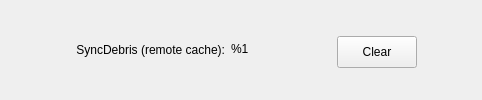
        <widget class="QWidget" name="gSyncDebris" native="true">
         <layout class="QVBoxLayout" name="verticalLayout_29">
          <property name="leftMargin">
           <number>25</number>
          </property>
          <property name="topMargin">
           <number>0</number>
          </property>
          <property name="rightMargin">
           <number>25</number>
          </property>
          <property name="bottomMargin">
           <number>0</number>
          </property>
          <item>
           <layout class="QGridLayout" name="gridLayout_5" columnminimumwidth="200,0,0">
            <item row="0" column="0">
             <widget class="QWidget" name="wSyncDebris" native="true">
              <layout class="QVBoxLayout" name="verticalLayout_22">
               <property name="leftMargin">
                <number>0</number>
               </property>
               <property name="topMargin">
                <number>0</number>
               </property>
               <property name="rightMargin">
                <number>0</number>
               </property>
               <property name="bottomMargin">
                <number>0</number>
               </property>
               <item>
                <widget class="QLabel" name="lRemoteSyncDebris">
                 <property name="text">
                  <string>SyncDebris (remote cache):</string>
                 </property>
                 <property name="alignment">
                  <set>Qt::AlignRight|Qt::AlignTrailing|Qt::AlignVCenter</set>
                 </property>
                </widget>
               </item>
              </layout>
             </widget>
            </item>
            <item row="0" column="2">
             <widget class="QWidget" name="wRemoteCache" native="true">
              <property name="sizePolicy">
               <sizepolicy hsizetype="Expanding" vsizetype="Preferred">
                <horstretch>0</horstretch>
                <verstretch>0</verstretch>
               </sizepolicy>
              </property>
              <layout class="QHBoxLayout" name="horizontalLayout_25">
               <property name="leftMargin">
                <number>0</number>
               </property>
               <property name="topMargin">
                <number>7</number>
               </property>
               <property name="rightMargin">
                <number>0</number>
               </property>
               <property name="bottomMargin">
                <number>2</number>
               </property>
               <item>
                <widget class="QPushButton" name="bClearRemoteCache">
                 <property name="enabled">
                  <bool>true</bool>
                 </property>
                 <property name="minimumSize">
                  <size>
                   <width>0</width>
                   <height>32</height>
                  </size>
                 </property>
                 <property name="text">
                  <string>Clear</string>
                 </property>
                 <property name="autoDefault">
                  <bool>false</bool>
                 </property>
                </widget>
               </item>
               <item>
                <spacer name="horizontalSpacer_2">
                 <property name="orientation">
                  <enum>Qt::Horizontal</enum>
                 </property>
                 <property name="sizeHint" stdset="0">
                  <size>
                   <width>40</width>
                   <height>20</height>
                  </size>
                 </property>
                </spacer>
               </item>
              </layout>
             </widget>
            </item>
            <item row="0" column="1">
             <widget class="QLabel" name="lRemoteCacheSize">
              <property name="sizePolicy">
               <sizepolicy hsizetype="Preferred" vsizetype="Maximum">
                <horstretch>0</horstretch>
                <verstretch>0</verstretch>
               </sizepolicy>
              </property>
              <property name="minimumSize">
               <size>
                <width>100</width>
                <height>0</height>
               </size>
              </property>
              <property name="focusPolicy">
               <enum>Qt::NoFocus</enum>
              </property>
              <property name="toolTip">
               <string>Folder in MEGA with a backup of files deleted in the local computer</string>
              </property>
              <property name="text">
               <string notr="true">%1</string>
              </property>
              <property name="margin">
               <number>0</number>
              </property>
              <property name="indent">
               <number>0</number>
              </property>
             </widget>
            </item>
           </layout>
          </item>
         </layout>
        </widget>
